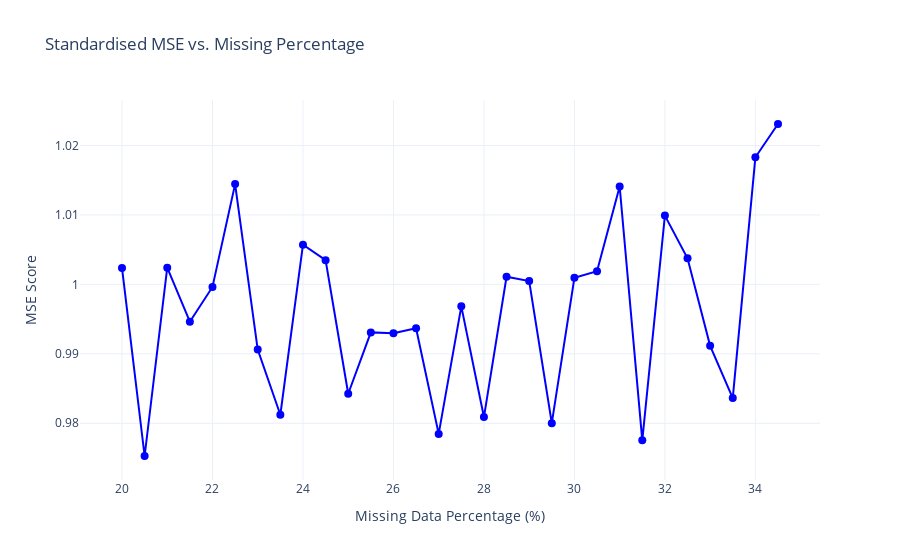

The notebook cell this image was saved under:
### Code cell
import plotly.graph_objects as go
def plotter(X = mps, y = mses):
    # Create DataFrame
    df = pd.DataFrame({
        "Missing Percentage": X,
        "Deletion MSE score": y
    })
    # Create line plot
    fig = go.Figure()

    # Add a line trace
    fig.add_trace(go.Scatter(
        x=df["Missing Percentage"]*100,
        y=df["Deletion MSE score"],
        mode='lines+markers',
        name='Deletion',
        line=dict(color='blue'),
        marker=dict(size=8)
    ))

    # Update layout
    fig.update_layout(
        title="Standardised MSE vs. Missing Percentage",
        xaxis_title="Missing Data Percentage (%)",
        yaxis_title="MSE Score",
        template="plotly_white"
    )

    fig.show()
    
plotter(X = mps, y = mse_res)

### Figure 1 — Plotly figure (JSON) as saved in the notebook; plotly's stock layout.template omitted (floating-point values rounded to 4 significant figures)
{"data": [{"line": {"color": "blue"}, "marker": {"size": 8}, "mode": "lines+markers", "name": "Deletion", "type": "scatter", "x": [20, 20.5, 21.0, 21.5, 22.0, 22.5, 23.0, 23.5, 24.0, 24.5, 25.0, 25.5, 26.0, 26.5, 27.0, 27.5, 28.0, 28.5, 29.0, 29.5, 30.0, 30.5, 31.0, 31.5, 32.0, 32.5, 33.0, 33.5, 34.0, 34.5], "y": [1.002, 0.9753, 1.002, 0.9946, 0.9996, 1.014, 0.9906, 0.9812, 1.006, 1.003, 0.9843, 0.9931, 0.993, 0.9937, 0.9785, 0.9968, 0.9809, 1.001, 1.0, 0.98, 1.001, 1.002, 1.014, 0.9775, 1.01, 1.004, 0.9912, 0.9836, 1.018, 1.023]}], "layout": {"title": {"text": "Standardised MSE vs. Missing Percentage"}, "xaxis": {"title": {"text": "Missing Data Percentage (%)"}}, "yaxis": {"title": {"text": "MSE Score"}}}}
